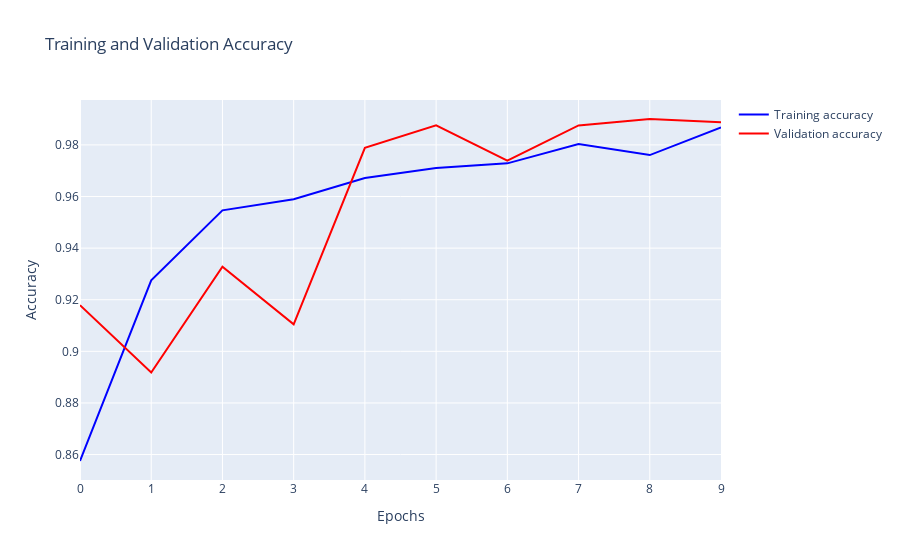
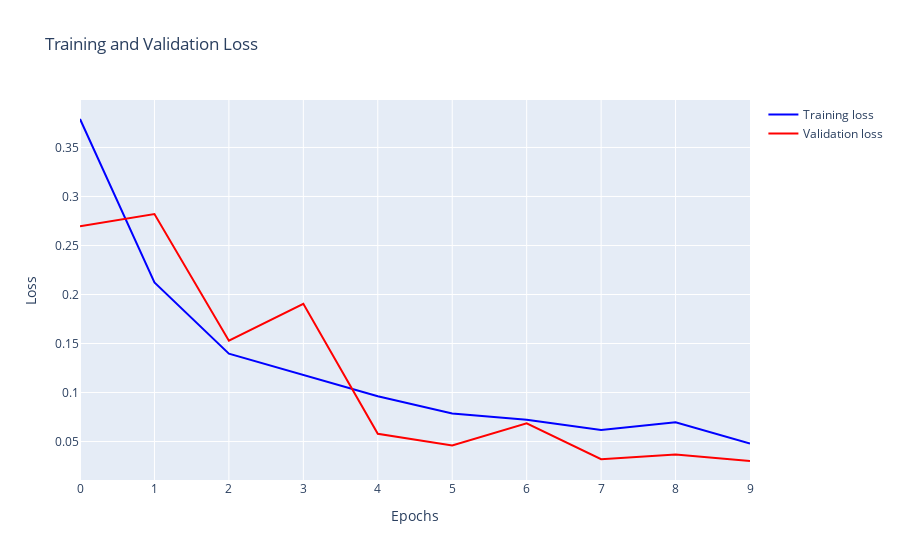

Write notebook code for charts like these, in order.
### Markdown cell above
## Step 6: Show accuracy and loss plots

### Code cell
import plotly.graph_objects as go

# Extract data from history
accuracy = history.history['accuracy']
val_accuracy = history.history['val_accuracy']
loss = history.history['loss']
val_loss = history.history['val_loss']
epochs = list(range(len(accuracy)))

# Create a figure for Training and Validation accuracy
fig_accuracy = go.Figure()

# Add Training accuracy trace
fig_accuracy.add_trace(go.Scatter(x=epochs, y=accuracy, mode='lines', name='Training accuracy', line=dict(color='blue')))

# Add Validation accuracy trace
fig_accuracy.add_trace(go.Scatter(x=epochs, y=val_accuracy, mode='lines', name='Validation accuracy', line=dict(color='red')))

# Set title and labels
fig_accuracy.update_layout(
    title='Training and Validation Accuracy',
    xaxis_title='Epochs',
    yaxis_title='Accuracy'
)

# Create a figure for Training and Validation loss
fig_loss = go.Figure()

# Add Training loss trace
fig_loss.add_trace(go.Scatter(x=epochs, y=loss, mode='lines', name='Training loss', line=dict(color='blue')))

# Add Validation loss trace
fig_loss.add_trace(go.Scatter(x=epochs, y=val_loss, mode='lines', name='Validation loss', line=dict(color='red')))

# Set title and labels
fig_loss.update_layout(
    title='Training and Validation Loss',
    xaxis_title='Epochs',
    yaxis_title='Loss'
)

fig_accuracy.show()
fig_loss.show()

### Figure 1 — Plotly figure (JSON) as saved in the notebook; plotly's stock layout.template omitted (floating-point values rounded to 4 significant figures)
{"data": [{"line": {"color": "blue"}, "mode": "lines", "name": "Training accuracy", "type": "scatter", "x": [0, 1, 2, 3, 4, 5, 6, 7, 8, 9], "y": [0.8575, 0.9275, 0.9546, 0.9589, 0.9671, 0.9711, 0.9729, 0.9804, 0.9761, 0.9868]}, {"line": {"color": "red"}, "mode": "lines", "name": "Validation accuracy", "type": "scatter", "x": [0, 1, 2, 3, 4, 5, 6, 7, 8, 9], "y": [0.9179, 0.8918, 0.9328, 0.9104, 0.9789, 0.9876, 0.9739, 0.9876, 0.99, 0.9888]}], "layout": {"title": {"text": "Training and Validation Accuracy"}, "xaxis": {"title": {"text": "Epochs"}}, "yaxis": {"title": {"text": "Accuracy"}}}}

### Figure 2 — Plotly figure (JSON) as saved in the notebook; plotly's stock layout.template omitted (floating-point values rounded to 4 significant figures)
{"data": [{"line": {"color": "blue"}, "mode": "lines", "name": "Training loss", "type": "scatter", "x": [0, 1, 2, 3, 4, 5, 6, 7, 8, 9], "y": [0.379, 0.2123, 0.1396, 0.1179, 0.09613, 0.07858, 0.07222, 0.06187, 0.06967, 0.04796]}, {"line": {"color": "red"}, "mode": "lines", "name": "Validation loss", "type": "scatter", "x": [0, 1, 2, 3, 4, 5, 6, 7, 8, 9], "y": [0.2696, 0.282, 0.1529, 0.1906, 0.05791, 0.04586, 0.06863, 0.03198, 0.03666, 0.03013]}], "layout": {"title": {"text": "Training and Validation Loss"}, "xaxis": {"title": {"text": "Epochs"}}, "yaxis": {"title": {"text": "Loss"}}}}
